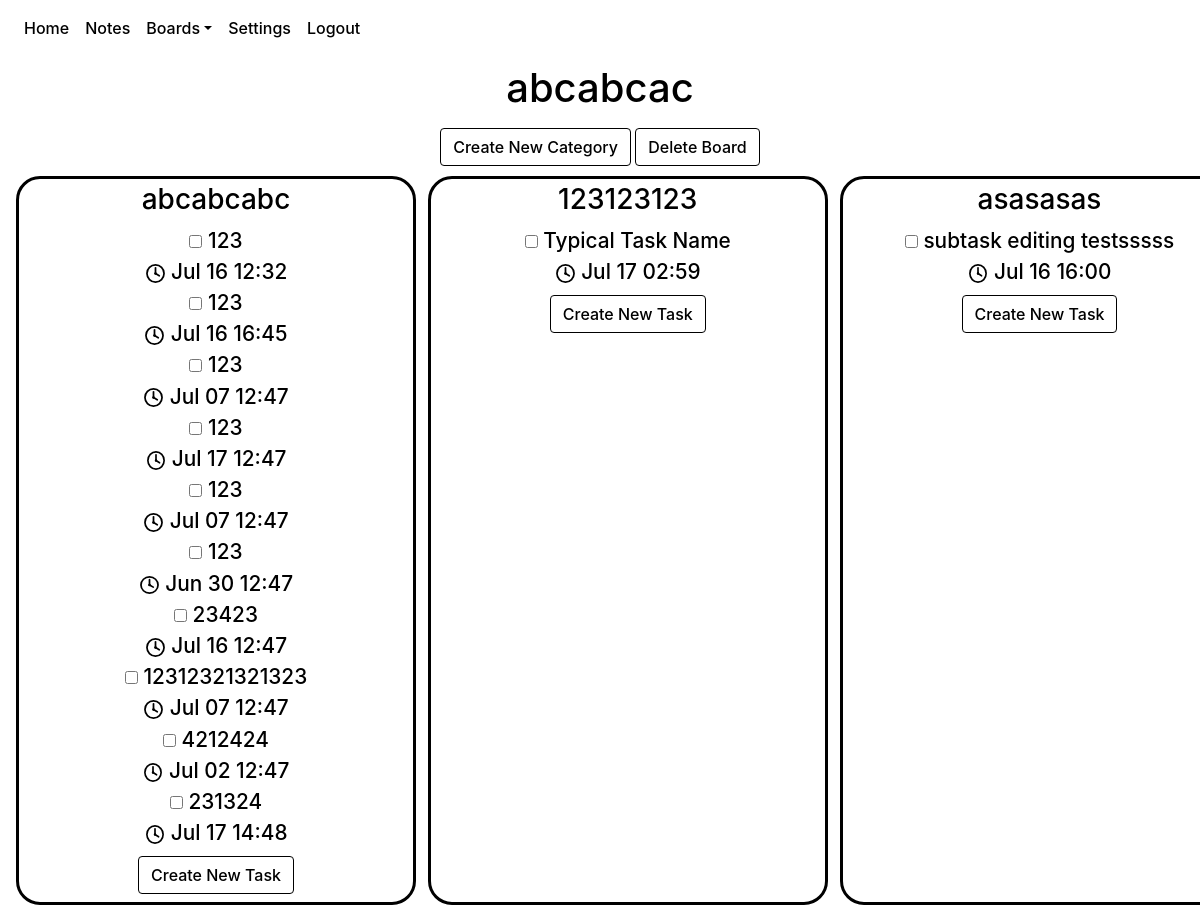
/boards/1 (signed in), run on an earlier commit of the app's database.
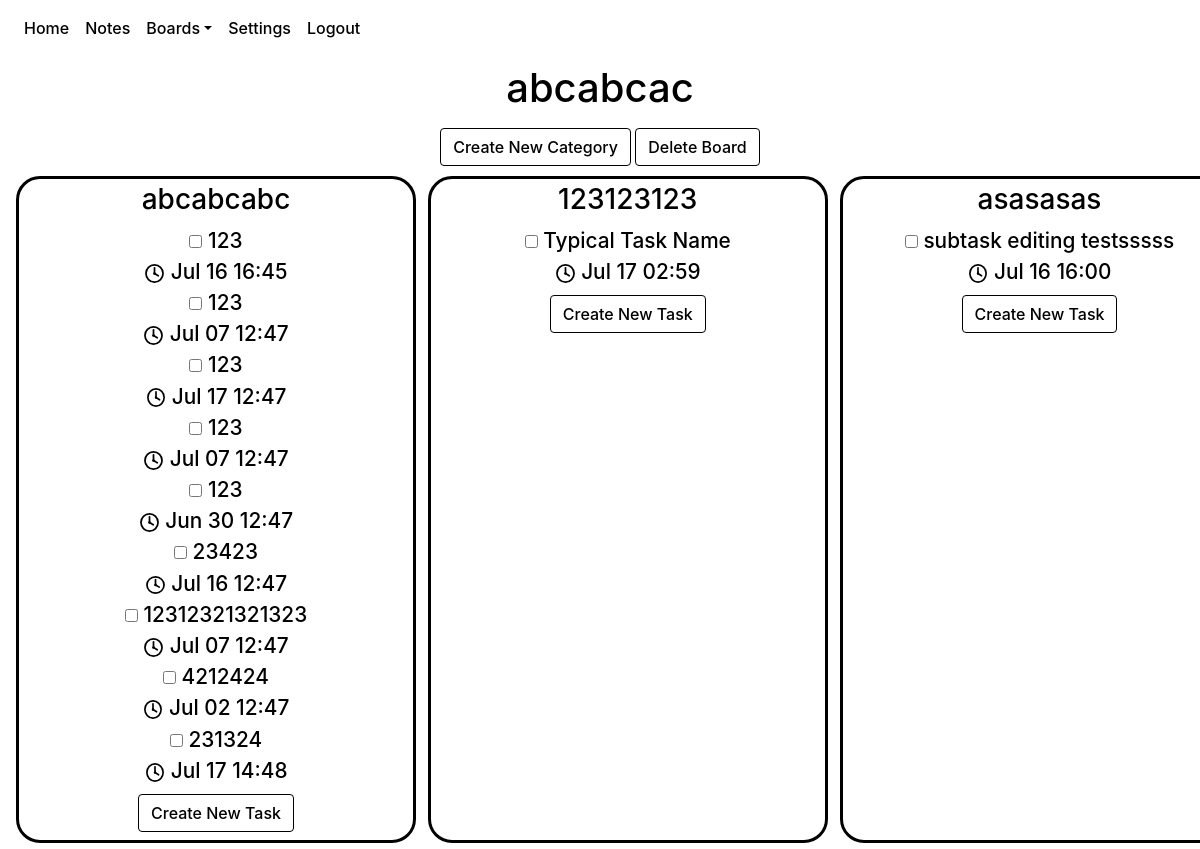
And on a later commit of the database.
### website/models.py (models this page shows)
class Board(db.Model):
    id = db.Column(db.Integer, primary_key = True)
    name = db.Column(db.String(100))
    date = db.Column(db.DateTime(timezone=True), default=func.now())
    category_num = db.Column(db.Integer)
    categories = db.relationship('Category')
    tasks = db.relationship('Task')
    user_id = db.Column(db.Integer, db.ForeignKey('user.id'))

class Category(db.Model):
    id = db.Column(db.Integer, primary_key = True)
    name = db.Column(db.String(100))
    date = db.Column(db.DateTime(timezone=True), default=func.now())
    user_id = db.Column(db.Integer, db.ForeignKey('user.id'))
    board_id = db.Column(db.Integer,db.ForeignKey('board.id'))
    tasks = db.relationship('Task')

class Task(db.Model):
    id = db.Column(db.Integer, primary_key = True)
    created = db.Column(db.DateTime(timezone = True), default = func.now())
    last_modified = db.Column(db.DateTime(timezone = True), default = func.now())
    due_date = db.Column(db.DateTime(timezone = True))
    name = db.Column(db.String(100))
    description = db.Column(db.String(10000))
    completed = db.Column(db.Boolean, default = False)
    category = db.Column(db.Integer, db.ForeignKey('category.id'))
    board = db.Column(db.Integer, db.ForeignKey('board.id'))
    subtasks = db.relationship('Subtask')
    user_id = db.Column(db.Integer, db.ForeignKey('user.id'))

### website/views.py (the view)
@views.route('/boards/<board>', methods = ['GET'])
@login_required
def view_board(board):
    return render_template("boardview.html", user = current_user, board = board)

### website/__init__.py (called while the page is built)
def create_app():
    app = Flask(__name__)
    app.config['SECRET_KEY'] = urandom(12).hex()
    app.config['SQLALCHEMY_DATABASE_URI'] = f'sqlite:///{DB_NAME}'
    app.config['SQLALCHEMY_TRACK_MODIFICATIONS'] = False
    db.init_app(app)
    from .views import views
    from .auth import auth
    app.register_blueprint(views, url_prefix='/')
    app.register_blueprint(auth, url_prefix='/')
    from .models import User, Note, Board, Task, Category
    create_database(app)
    login_manager = LoginManager()
    login_manager.login_view = 'auth.login'
    login_manager.init_app(app)
    @login_manager.user_loader
    def load_user(id):
        return User.query.get(id)
    return app

### website/templates/boardview.html (shortened to what this page needs)
{% extends "base.html" %}{% block title %} {{ board }} {% endblock%}
{% block style %}
<link rel="stylesheet" href="{{ url_for('static', filename = 'boardView.css') }}" />
{% endblock %}
{% block content %}
{% for boardObject in user.boards%}
{% if boardObject.id == board|int %}
{% set boardname = boardObject.name|string %}
<div class="board-title" id="board-title-div">
<h1 align="center"
id="board-title"
class="title"
ondblclick="editTitleDisplay()"
name="board-title">
{{ boardname }}
</h1>
</div>
<div align="center">
<button
class="btn btn-primary"
id="create-category-button"
onclick="showCategoryCreation()"
>
Create New Category
</button>
<button
onclick="showDeleteConfirmation(`deleteBoard({{ boardObject.id }});`, 'board');"
id="deleteBoard"
class="btn btn-secondary"
href="/boards"
>
Delete Board
</button>
</div>
<div align="center"
class="board_content"
id="envelop_content" >
{% for cat in boardObject.categories %}
<div align="center" class="category-container" name="{{ cat.name }}">
    <h3 align="center" class="display-category category_name C{{cat.id}}" ondblclick="editCategoryDisplay('{{cat.id}}')", id="category-title-{{cat.id}}" >{{ cat.name }}</h3>
    <ul class="task_list">
    {% for task in cat.tasks%}
    {% if task.completed == False %}
    <li align="center" class="task-item-incompleted">
        <input
        type="checkbox"
        class="task-checkbox"
        id="{{task.id}}"
        onclick="toggleTaskCompletion({{task.id}}, {{boardObject.id}})"/>
        <a class="edit_task_link" href="/boards/{{boardObject.id}}/{{cat.id}}/{{task.id}}">
            <span class="incompleted-task-text">{{task.name}}<br><img src="{{url_for('static', filename = 'clock.svg')}}" id="clock-svg"> {{task.due_date.strftime('%b %d %H:%M')}}</span>
        </a>
    </li>
    {% endif %}
    {% endfor %}
    </ul>
    <div align="center" id="new-task-container-div" class="new-task-container">
    <button
    class="btn btn-primary"
    id="createTask"
    onclick="showTaskCreation({{ boardObject.id }}, {{ cat.id }} )"
    >
    Create New Task
    </button>
    </div>
</div>
{% endfor %}
</div>
{% endif %}
{% endfor %}
{% endblock %}

### website/templates/base.html (shortened to what this page needs)
<!DOCTYPE html>
<html>
  <head>
    <link
      rel="stylesheet"
      href="https://stackpath.bootstrapcdn.com/bootstrap/4.4.1/css/bootstrap.min.css"
    />
    <link
      rel="stylesheet"
      href="https://stackpath.bootstrapcdn.com/font-awesome/4.7.0/css/font-awesome.min.css"
    />
    <link rel="stylesheet"
    href="{{url_for('static', filename='fontpicker.css')}}"
    />
    <link
      rel="stylesheet"
      href="{{ url_for('static', filename='base.css')}}"
    />
    {% block style %}{% endblock %}
  </head>
  <body>
    <nav class="navbar navbar-expand-lg navbar-dark bg-dark">
      <div class="collapse navbar-collapse" id="navbar">
        <div class="navbar-nav">
          {% if user.is_authenticated %}
          <a class="nav-item nav-link" id="home" href="/">Home</a>
          <a class="nav-item nav-link" id="Notes" href="/notes">Notes</a>
          <li class="nav-item dropdown">
            <a class="nav-link dropdown-toggle" data-toggle="dropdown" href="/boards" role="button">Boards</a>
          </li>
          <a class="nav-item nav-link" id="settings" href="/settings">Settings</a>
          <a class="nav-item nav-link" id="logout" href="/logout">Logout</a>
          {% else %}
          <a class="nav-item nav-link" id="home" href="/">Home</a>
          <a class="nav-item nav-link" id="login" href="/login">Login</a>
          <a class="nav-item nav-link" id="signUp" href="/sign-up">Sign Up</a>
          {% endif %}
        </div>
      </div>
    </nav>
    <div id="container">
      {% block content %} {% endblock %}
      </div>
  </body>
</html>

### website/static/base.css (style rules this page uses)
:root { --background-color: #ffffff; --text-color: #000000; --navbar-text-color: #9a9da0; --navbar-highlight-color: #ffffff; --navbar-background-color: #343a40; --button-text-color: #ffffff; --confirm-button-color: #007bff; --cancel-button-color: #6c757d; --delete-button-color: #ff0000; --create-screen-filter:rgba(0,0,255,.4); --delete-screen-filter:rgba(255,0,0,.6); --font-family: -apple-system, BlinkMacSystemFont,'Segoe UI',Roboto,'Helvetica Neue',Arial,'Noto Sans',sans-serif,'Apple Color Emoji','Segoe UI Emoji','Segoe UI Symbol','Noto Color Emoji'; --font-style: none; --font-weight: 500; }
.navbar { background-color: var(--navbar-background-color)!important; }
div.dropdown-menu.show, div.navbar-collapse.collapse, li.dropdown { background-color: var(--navbar-background-color)!important; }
.navbar a { color: var(--navbar-text-color)!important; background-color: var(--navbar-background-color)!important; }
h1, h2, h3, h4, h5, h6, p, div, body, a, li.list-group-item { color: var(--text-color); background-color: var(--background-color); font-weight: var(--font-weight); font-family: var(--font-family); font-style: var(--font-style); }
button.btn.btn-primary { background-color: var(--confirm-button-color)!important; border-color: var(--confirm-button-color)!important; color: var(--button-text-color)!important; font-weight: var(--font-weight); font-family: var(--font-family); font-style: var(--font-style); }
button.btn.btn-secondary { background-color: var(--cancel-button-color)!important; border-color: var(--cancel-button-color)!important; color: var(--button-text-color)!important; font-weight: var(--font-weight); font-family: var(--font-family); font-style: var(--font-style); }

### website/static/boardView.css (style rules this page uses)
body { width: 100%; height: 80vh; }
#container { width: 100%; height: 100%; }
div#board-title-div { align-items: center; display:block; width:100%; min-width: 100%; padding: 0.5rem; }
:root { --show-title: block; --show-input-box: None; --show-changename-button: None; --category-background-color: var(--background-color); }
input { text-align: center; }
h1#board-title { display: var(--show-title); }
.board_content { position: relative; display: grid; grid-template-rows: 1fr; grid-auto-columns: 25rem; min-width: 100%; overflow-x: auto; min-height: 100%; gap: 0% 1%; background-color: none; margin-bottom: 1%; padding: 0.5% 1%; }
div.category-container { justify-content: center; grid-row: 1; background-color: var(--background-color); border-radius: 1.5rem; height: 99.4%; width: 100%; max-height: none; padding: 0.25rem; margin: 0.25rem; border-color: var(--navbar-background-color); border-width: .2rem; border-style: solid; }
li.task-item-incompleted { text-decoration: none; background-color: var(--category-background-color); }
ul.task_list { list-style-type: none; margin: 0.5rem; padding: 0; font-size: 1.3rem; word-wrap:break-word; max-width: 100%; background-color: var(--category-background-color); overflow-y: auto; min-height: fit-content; }
.incompleted-task-text, .completed-task-text { background-color: var(--category-background-color); }
.category_name, .new-task-container { background-color: inherit; width: fit-content; height: fit-content; }
img#clock-svg { width: 1.3rem; }
a.edit_task_link { color:black; }

What changed in the data, as far as the page shows it:
removed Task: name "123", completed False (drawn), due_date "Jul 16 12:32", shown under Category "abcabcabc"
